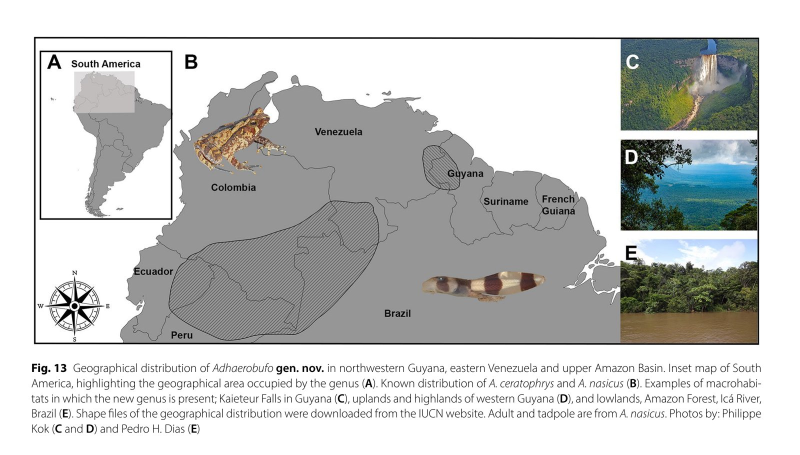
#> input picture assets/images/adhaerobufo-range-map.jpg, 1600 x 909 px (shown at 1/2 size)
$ python prepare_research_thumb.py ../assets/images/adhaerobufo-range-map.jpg ../assets/images/adhaerobufo-tadpole-specimens.jpg
#> lines starting #> are read from the running program, lines starting #| are printed output that depends on the picture
#!/usr/bin/env python3
"""
Resize an image for use as a Research-post thumbnail.

Usage:
    python3 scripts/prepare_research_thumb.py path/to/source.jpg [output-name]

Drops a resized copy into assets/images/research-thumbs/, capped at 640px on
the long edge, so a thumbnail can never accidentally ship as a full-size
photo. Point a post's `image:` front matter at the result, e.g.:

    image: ../assets/images/research-thumbs/my-new-thumb.jpg

Run it again with the same output name to replace an existing thumbnail.
"""
import os
import sys

from PIL import Image, ImageOps

MAX_DIM = 640
QUALITY = 85
OUT_DIR = os.path.join(os.path.dirname(__file__), "..", "assets", "images", "research-thumbs")


def main():
    if len(sys.argv) < 2:
        print(__doc__)
        sys.exit(1)

    src = sys.argv[1]
    name = sys.argv[2] if len(sys.argv) > 2 else os.path.splitext(os.path.basename(src))[0]
    name = os.path.splitext(name)[0] + ".jpg"

    os.makedirs(OUT_DIR, exist_ok=True)

    img = Image.open(src)
#> img is the input picture: PIL image 1600x909 RGB; mean R, G, B 198.9, 200.3, 199.2
    img = ImageOps.exif_transpose(img)
    if img.mode in ("RGBA", "P"):
        img = img.convert("RGB")
    img.thumbnail((MAX_DIM, MAX_DIM), Image.LANCZOS)
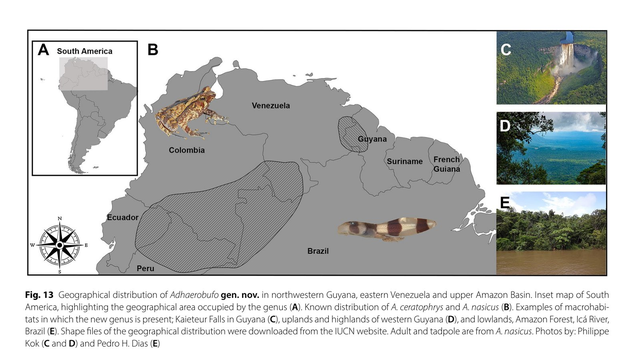
#> img: PIL image 640x364 RGB; mean R, G, B 198.5, 199.9, 198.7

    out_path = os.path.join(OUT_DIR, name)
    img.save(out_path, "JPEG", quality=QUALITY, optimize=True)
    print(f"Wrote {out_path} ({img.width}x{img.height}px, {os.path.getsize(out_path)//1024} KB)")
#| Wrote scripts/../assets/images/research-thumbs/../assets/images/adhaerobufo-tadpole-specimens.jpg (640x364px, 45 KB)


if __name__ == "__main__":
    main()

$ run again, on assets/images/air-breathing-phylogeny.jpg
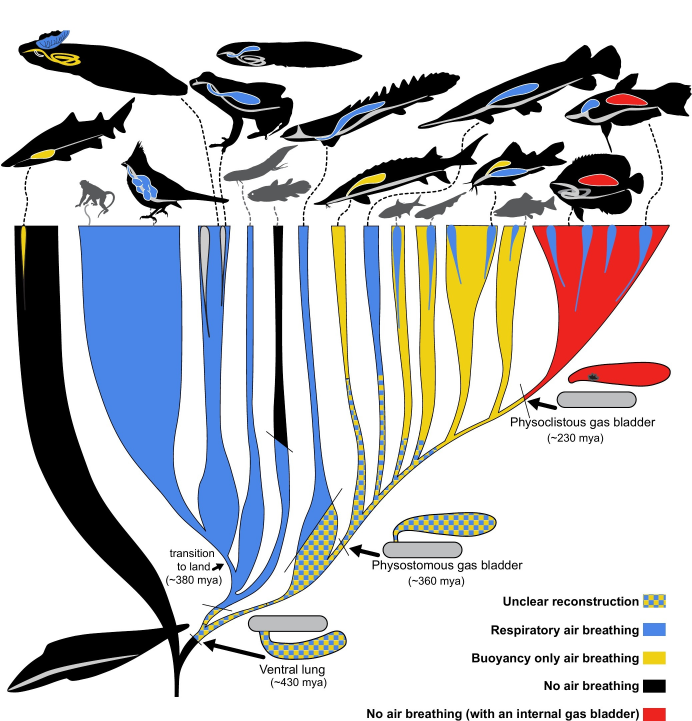
#> input picture assets/images/air-breathing-phylogeny.jpg, 2075 x 2163 px (shown at 1/3 size)
#> in main, img is the input picture: PIL image 2075x2163 RGB; mean R, G, B 198.1, 198, 200.4
#> in main, `img.thumbnail((MAX_DIM, MAX_DIM), Image.LANCZOS)`:
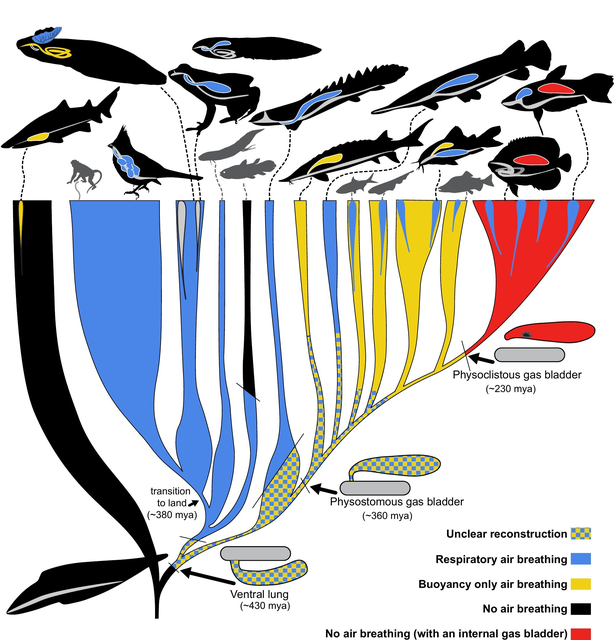
#> img: PIL image 614x640 RGB; mean R, G, B 197.8, 197.7, 200.1
#| Wrote scripts/../assets/images/research-thumbs/../assets/images/air-breathing-phylogeny.jpg (614x640px, 86 KB)
